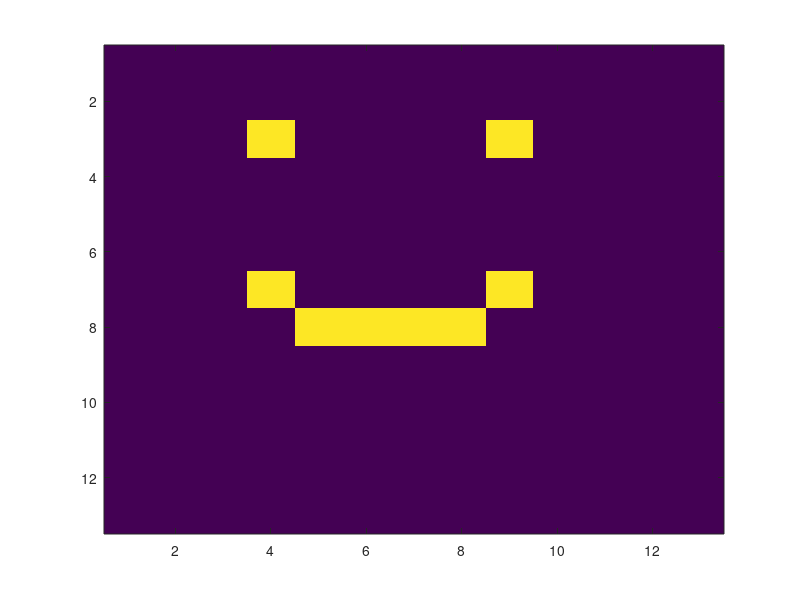
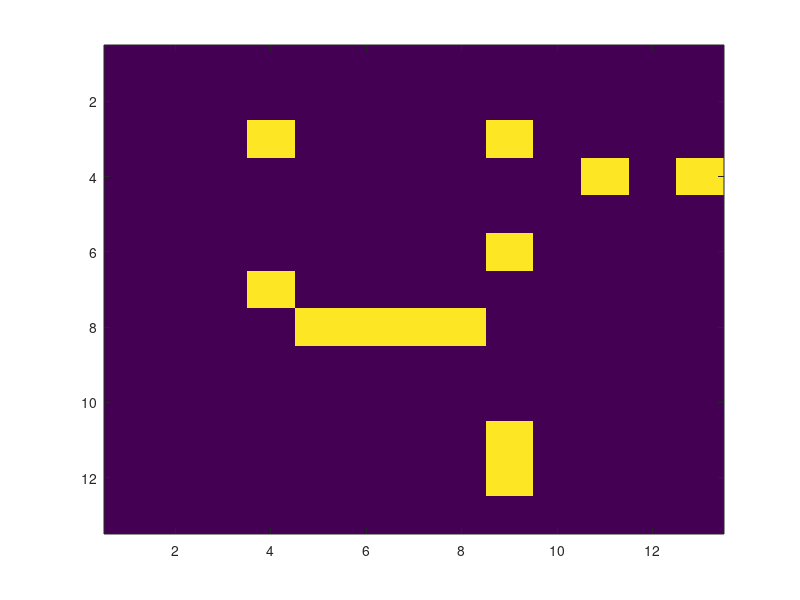

Here is the MATLAB script that generated these plots, in order:

% mnew = magic(4);
mnew = zeros(13,13);
mnew(3,4) = 10;
mnew(3,9) = 10;
mnew(7,4) = 10;
mnew(8,5:8) = 10;
mnew(7,9) = 10;


figure(1)
imagesc(mnew);
rr = size(mnew,1)-1;
cc = size(mnew,2)-1;
a = 1/4*rr;
N = 2;
for c = 1:3
    mold = mnew;
    for rows = 1:size(mold,1)%rows
        for cols =1:size(mold,2)%cols
            if rows-1 <= rr*1/2%                 xnew = 2*cols;
                ynew = floor(rr-(rows-1)/2+1);
            else %                 xnew = rr*2-2*cols;
                ynew = floor((rows-1)/2)+1;
            end
            if (cols-1) <= rr*1/2
                xnew = 2*(cols-1)+1;
            else
                xnew = rr*2-2*(cols-1)+1;
            end
                
   

            
             [cols,rows,xnew,ynew]
%              pause;
             mnew(ynew,xnew)= mold(rows,cols);
            
%              pause
%  pause
        end
    end
    size(mnew)
    figure(2)
    imagesc(mnew)
    pause;
end